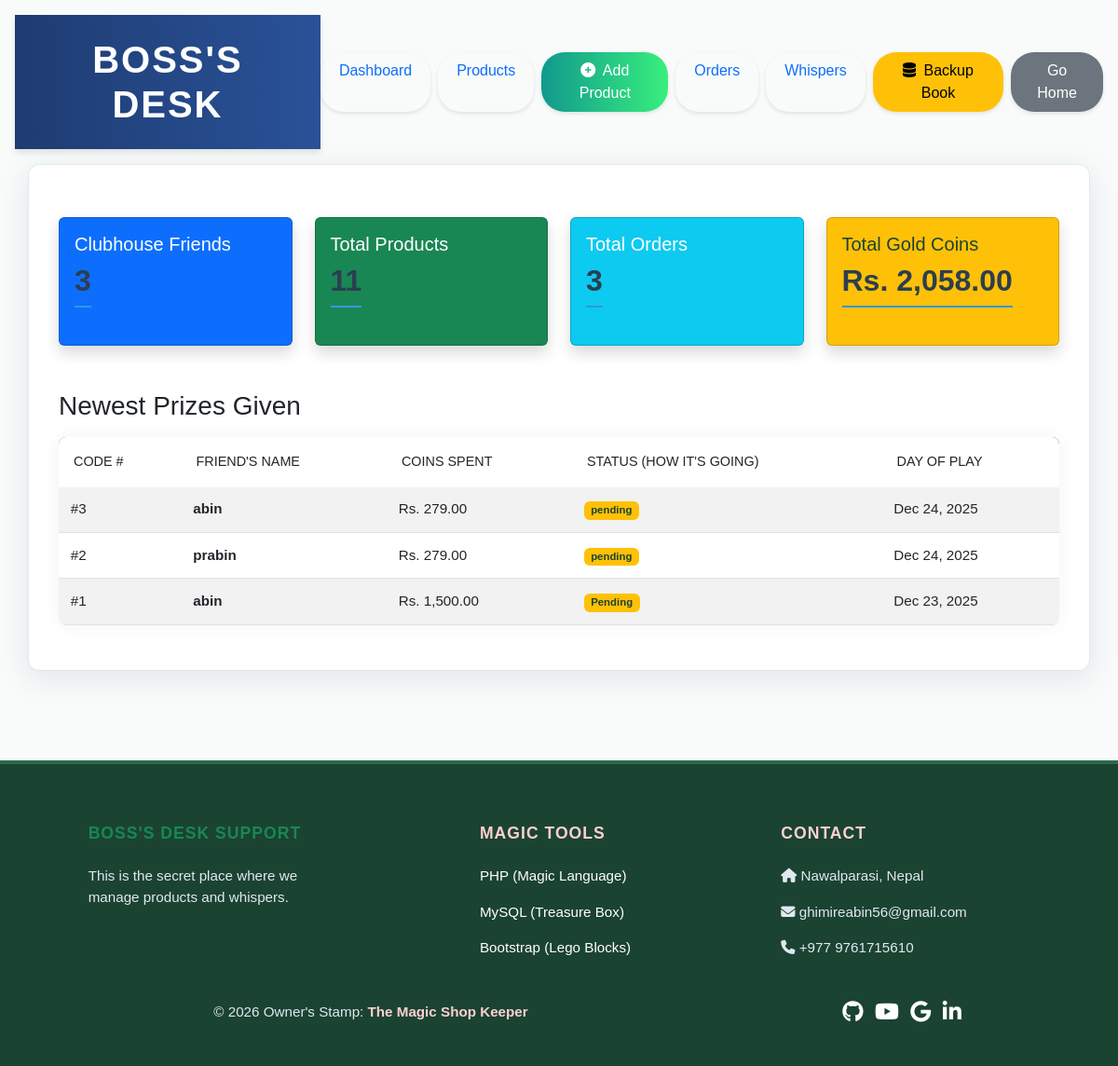
Screenshot of /crud_operations/dashboard.php (signed in) with the database file from the repository.
### tables this page shows
CREATE TABLE `orders` (
  `id` int(11) NOT NULL AUTO_INCREMENT,
  `user_id` int(11) NOT NULL,
  `total_amount` decimal(10,2) NOT NULL,
  `payment_method` varchar(50) DEFAULT 'unspecified',
  `payment_status` enum('pending','paid','failed') DEFAULT 'pending',
  `transaction_id` varchar(100) DEFAULT NULL,
  `status` varchar(20) DEFAULT 'pending',
  `created_at` timestamp NOT NULL DEFAULT current_timestamp(),
  PRIMARY KEY (`id`),
  KEY `user_id` (`user_id`),
  CONSTRAINT `orders_ibfk_1` FOREIGN KEY (`user_id`) REFERENCES `users` (`id`)
);

CREATE TABLE `users` (
  `id` int(11) NOT NULL AUTO_INCREMENT,
  `username` varchar(50) NOT NULL,
  `password` varchar(255) NOT NULL,
  `created_at` timestamp NOT NULL DEFAULT current_timestamp(),
  `role` varchar(20) DEFAULT 'customer',
  `points` int(11) DEFAULT 0,
  `streak_count` int(11) DEFAULT 0,
  `last_active_date` date DEFAULT NULL,
  `last_quiz_date` date DEFAULT NULL,
  `last_remedy_date` date DEFAULT NULL,
  `dosha` varchar(20) DEFAULT NULL,
  PRIMARY KEY (`id`),
  UNIQUE KEY `username` (`username`)
);

### crud_operations/dashboard.php (the view, shortened to what this page needs)
<?php
include("header.php");
include("../src/connection.php");
$user_count = mysqli_fetch_assoc(mysqli_query($conn, "SELECT COUNT(*) as count FROM users"))['count'];
$product_count = mysqli_fetch_assoc(mysqli_query($conn, "SELECT COUNT(*) as count FROM products"))['count'];
$order_count = mysqli_fetch_assoc(mysqli_query($conn, "SELECT COUNT(*) as count FROM orders"))['count'];
$total_revenue = mysqli_fetch_assoc(mysqli_query($conn, "SELECT SUM(total_amount) as total FROM orders"))['total'];
?>
<div class="row mt-4">
    <div class="col-md-3">
        <div class="card bg-primary text-white shadow">
            <div class="card-body">
                <h5>Clubhouse Friends</h5>
                <h2><?php echo $user_count; ?></h2>
            </div>
        </div>
    </div>
    <div class="col-md-3">
        <div class="card bg-success text-white shadow">
            <div class="card-body">
                <h5>Total Products</h5>
                <h2><?php echo $product_count; ?></h2>
            </div>
        </div>
    </div>
    <div class="col-md-3">
        <div class="card bg-info text-white shadow">
            <div class="card-body">
                <h5>Total Orders</h5>
                <h2><?php echo $order_count; ?></h2>
            </div>
        </div>
    </div>
    <div class="col-md-3">
        <div class="card bg-warning shadow" style="color:#1b4332;">
            <div class="card-body">
                <h5>Total Gold Coins</h5>
                <h2>Rs. <?php echo number_format($total_revenue, 2); ?></h2>
            </div>
        </div>
    </div>
</div>
<div class="mt-5">
    <h3>Newest Prizes Given</h3>
    <table class="table table-striped table-hover mt-3">
        <thead>
            <tr>
                <th>Code #</th>
                <th>Friend's Name</th>
                <th>Coins Spent</th>
                <th>Status (How it's going)</th>
                <th>Day of Play</th>
            </tr>
        </thead>
        <tbody>
            <?php
            $query = "SELECT orders.*, users.username FROM orders LEFT JOIN users ON orders.user_id = users.id ORDER BY created_at DESC LIMIT 5";
            $res = mysqli_query($conn, $query);
            while ($row = mysqli_fetch_assoc($res)) {
                ?>
                <tr>
                    <td>#<?php echo $row['id']; ?></td>
                    <td class="fw-semibold"><?php echo $row['username']; ?></td>
                    <td>Rs. <?php echo number_format($row['total_amount'], 2); ?></td>
                    <td><span class='badge bg-warning' style='color:#1b4332;'><?php echo $row['status']; ?></span></td>
                    <td><?php echo date('M d, Y', strtotime($row['created_at'])); ?></td>
                </tr>
                <?php
            }
            ?>
        </tbody>
    </table>
</div>
<?php include("footer.php"); ?>

### crud_operations/style.css (style rules this page uses)
body { font-family: 'Poppins', sans-serif; background: #f8fbf9; min-height: 100vh; display: flex; flex-direction: column; }
h2 { color: #2c3e50; font-weight: 600; margin-bottom: 1.5rem; border-bottom: 2px solid #3498db; display: inline-block; padding-bottom: 0.5rem; }
.table { border-radius: 8px; overflow: hidden; box-shadow: 0 0 20px rgba(0, 0, 0, 0.05); }
.table thead { background: linear-gradient(90deg, #4b6cb7 0%, #182848 100%); color: white; }
.table th { border: none; font-weight: 500; text-transform: uppercase; font-size: 0.9rem; padding: 1rem; }
.table td { vertical-align: middle; padding: 0.8rem; font-size: 0.95rem; }

### rows the page displays
orders: id "3", user.username "abin", total_amount "279.00", status "pending", created_at "Dec 24, 2025"
orders: id "2", user.username "prabin", total_amount "279.00", status "pending", created_at "Dec 24, 2025"
orders: id "1", user.username "abin", total_amount "1,500.00", status "Pending", created_at "Dec 23, 2025"

### other values shown
$user_count "3"
$product_count "11"
$order_count "3"
$total_revenue "2,058.00"
